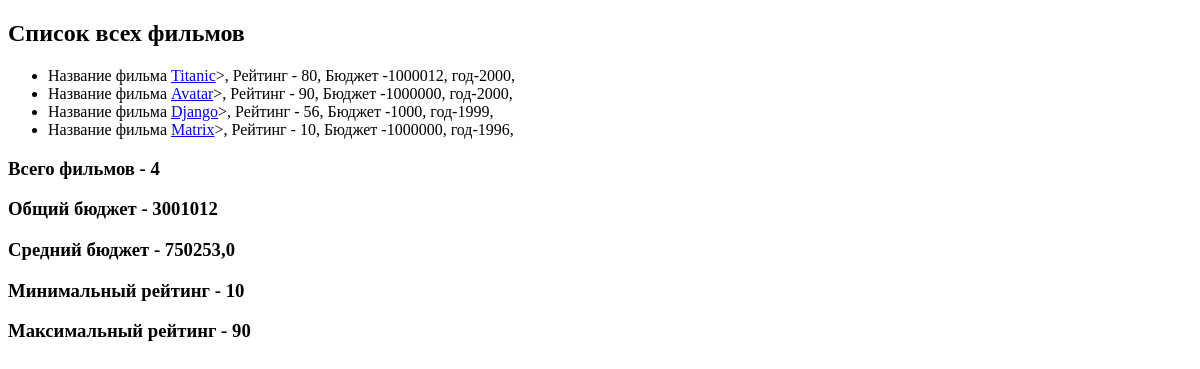
Before: / with the older database file.
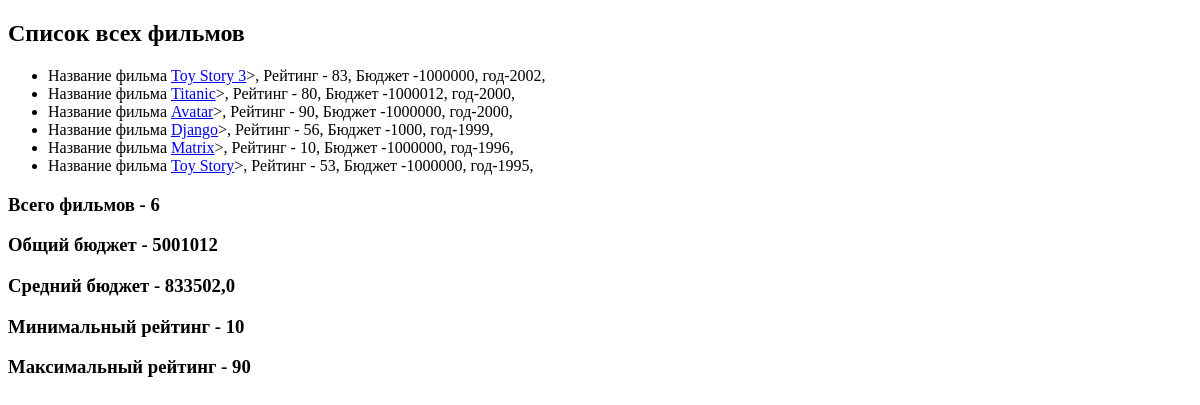
After: the same page with the newer database file.
### movie_app/models.py (models this page shows, shortened)
class Movie(models.Model):
    SOM = 'SOM'
    EU = "Euro"
    DOL = "Dollar"
    RUB = "Rubles"
    MONEY_CURRENCY_CHOICES = [
        (SOM, "Som"),
        (EU, "Euro"),
        (DOL, "Dollar"),
        (RUB, "Rubles"),
    ]
    name = models.CharField(max_length=40)
    rating = models.IntegerField(validators=[MinValueValidator(1), MaxValueValidator(100)])
    year = models.IntegerField(null=True, blank=True, validators=[MinValueValidator(1)])
    currency = models.CharField(max_length=6, choices=MONEY_CURRENCY_CHOICES, default=SOM)
    budget = models.IntegerField(default=1000000)
    slug = models.SlugField(default='', null=False, db_index=True)
    def get_url(self):
        return reverse('movie-detail', args=[self.slug])

### movie_app/views.py (the view)
# urls.py: path('', views.show_all_movies),
def show_all_movies(request):
    movies = Movie.objects.order_by(F('year').desc(nulls_last=True), 'rating')
    aggregate = movies.aggregate(Sum('budget'), Avg('budget'), Avg('rating'), Min('rating'), Max('rating'), Count('id'))
    return render(request, 'movie_app/all_movies.html', {
        'movies': movies,
        'aggregate': aggregate
    })

### movie_app/templates/movie_app/all_movies.html (shortened to what this page needs)
{% extends 'movie_app/base.html' %}
{% block content %}
    <h2>Список всех фильмов</h2>
    <ul>
        {% for item in movies %}
            <li>
                Название фильма <a href="{{ item.get_url }}">{{ item.name }}</a>>,
                Рейтинг - {{ item.rating }},
                Бюджет -{{ item.budget }},
                год-{{ item.year|default:"Неизвестен" }},
            </li>
        {% endfor %}
    </ul>
    <h3>Всего фильмов - {{ aggregate.id__count }}</h3>
    <h3>Общий бюджет - {{ aggregate.budget__sum }}</h3>
    <h3>Средний бюджет - {{ aggregate.budget__avg }}</h3>
    <h3>Минимальный рейтинг -  {{ aggregate.rating__min }}</h3>
    <h3>Максимальный рейтинг -  {{ aggregate.rating__max }}</h3>
{% endblock %}

### movie_app/templates/movie_app/base.html (shortened to what this page needs)
<!DOCTYPE html>
<html lang="en">
<head>
</head>
<body>
    {% block content %}
    {% endblock %}
</body>
</html>

Changed rows visible on the page:
added Movie: name "Toy Story 3", rating "83", budget "1000000", year "2002"
added Movie: name "Toy Story", rating "53", budget "1000000", year "1995"
Other visible differences:
{{ aggregate.id__count }}: "4" → "6"
{{ aggregate.budget__sum }}: "3001012" → "5001012"
{{ aggregate.budget__avg }}: "750253,0" → "833502,0"
